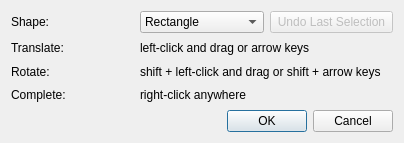
<?xml version="1.0" encoding="UTF-8"?>
<ui version="4.0">
 <class>mask_regions_dialog</class>
 <widget class="QDialog" name="mask_regions_dialog">
  <property name="geometry">
   <rect>
    <x>0</x>
    <y>0</y>
    <width>404</width>
    <height>143</height>
   </rect>
  </property>
  <property name="windowTitle">
   <string>Mask Region</string>
  </property>
  <layout class="QGridLayout" name="gridLayout">
   <item row="0" column="0">
    <widget class="QLabel" name="label">
     <property name="text">
      <string>Shape:</string>
     </property>
    </widget>
   </item>
   <item row="0" column="1">
    <widget class="QComboBox" name="shape">
     <item>
      <property name="text">
       <string>Rectangle</string>
      </property>
     </item>
     <item>
      <property name="text">
       <string>Ellipse</string>
      </property>
     </item>
    </widget>
   </item>
   <item row="0" column="2">
    <widget class="QPushButton" name="undo">
     <property name="enabled">
      <bool>false</bool>
     </property>
     <property name="text">
      <string>Undo Last Selection</string>
     </property>
    </widget>
   </item>
   <item row="1" column="0">
    <widget class="QLabel" name="translate_label">
     <property name="text">
      <string>Translate:</string>
     </property>
    </widget>
   </item>
   <item row="1" column="1" colspan="2">
    <widget class="QLabel" name="translate_instructions_label">
     <property name="text">
      <string>left-click and drag or arrow keys</string>
     </property>
    </widget>
   </item>
   <item row="2" column="0">
    <widget class="QLabel" name="rotate_label">
     <property name="text">
      <string>Rotate:</string>
     </property>
    </widget>
   </item>
   <item row="2" column="1" colspan="2">
    <widget class="QLabel" name="rotate_instructions_label">
     <property name="text">
      <string>shift + left-click and drag or shift + arrow keys</string>
     </property>
     <property name="wordWrap">
      <bool>false</bool>
     </property>
    </widget>
   </item>
   <item row="4" column="1" colspan="2">
    <widget class="QDialogButtonBox" name="button_box">
     <property name="standardButtons">
      <set>QDialogButtonBox::Cancel|QDialogButtonBox::Ok</set>
     </property>
    </widget>
   </item>
   <item row="3" column="0">
    <widget class="QLabel" name="label_3">
     <property name="text">
      <string>Complete:</string>
     </property>
    </widget>
   </item>
   <item row="3" column="1" colspan="2">
    <widget class="QLabel" name="label_2">
     <property name="text">
      <string>right-click anywhere</string>
     </property>
    </widget>
   </item>
  </layout>
 </widget>
 <resources/>
 <connections>
  <connection>
   <sender>button_box</sender>
   <signal>accepted()</signal>
   <receiver>mask_regions_dialog</receiver>
   <slot>accept()</slot>
   <hints>
    <hint type="sourcelabel">
     <x>91</x>
     <y>68</y>
    </hint>
    <hint type="destinationlabel">
     <x>91</x>
     <y>48</y>
    </hint>
   </hints>
  </connection>
  <connection>
   <sender>button_box</sender>
   <signal>rejected()</signal>
   <receiver>mask_regions_dialog</receiver>
   <slot>reject()</slot>
   <hints>
    <hint type="sourcelabel">
     <x>91</x>
     <y>68</y>
    </hint>
    <hint type="destinationlabel">
     <x>91</x>
     <y>48</y>
    </hint>
   </hints>
  </connection>
 </connections>
</ui>
